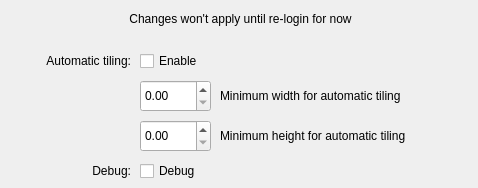
<?xml version="1.0" encoding="UTF-8"?>
<ui version="4.0">
 <class>KatConfigForm</class>
 <widget class="QWidget" name="KatConfigForm">
  <property name="geometry">
   <rect>
    <x>0</x>
    <y>0</y>
    <width>478</width>
    <height>188</height>
   </rect>
  </property>
  <property name="windowTitle">
   <string>Form</string>
  </property>
  <widget class="QCheckBox" name="kcfg_autotile">
   <property name="geometry">
    <rect>
     <x>140</x>
     <y>50</y>
     <width>91</width>
     <height>22</height>
    </rect>
   </property>
   <property name="text">
    <string>Enable</string>
   </property>
  </widget>
  <widget class="QCheckBox" name="kcfg_debug">
   <property name="geometry">
    <rect>
     <x>140</x>
     <y>160</y>
     <width>88</width>
     <height>22</height>
    </rect>
   </property>
   <property name="text">
    <string>Debug</string>
   </property>
  </widget>
  <widget class="QDoubleSpinBox" name="kcfg_minWidth">
   <property name="geometry">
    <rect>
     <x>140</x>
     <y>80</y>
     <width>71</width>
     <height>32</height>
    </rect>
   </property>
   <property name="maximum">
    <double>100000.000000000000000</double>
   </property>
  </widget>
  <widget class="QLabel" name="label">
   <property name="geometry">
    <rect>
     <x>20</x>
     <y>50</y>
     <width>111</width>
     <height>21</height>
    </rect>
   </property>
   <property name="text">
    <string>Automatic tiling:</string>
   </property>
   <property name="alignment">
    <set>Qt::AlignRight|Qt::AlignTrailing|Qt::AlignVCenter</set>
   </property>
  </widget>
  <widget class="QLabel" name="label_2">
   <property name="geometry">
    <rect>
     <x>30</x>
     <y>160</y>
     <width>101</width>
     <height>21</height>
    </rect>
   </property>
   <property name="text">
    <string>Debug:</string>
   </property>
   <property name="alignment">
    <set>Qt::AlignRight|Qt::AlignTrailing|Qt::AlignVCenter</set>
   </property>
  </widget>
  <widget class="QDoubleSpinBox" name="kcfg_minHeight">
   <property name="geometry">
    <rect>
     <x>140</x>
     <y>120</y>
     <width>71</width>
     <height>32</height>
    </rect>
   </property>
   <property name="maximum">
    <double>100000.000000000000000</double>
   </property>
  </widget>
  <widget class="QLabel" name="label_3">
   <property name="geometry">
    <rect>
     <x>220</x>
     <y>80</y>
     <width>231</width>
     <height>31</height>
    </rect>
   </property>
   <property name="text">
    <string>Minimum width for automatic tiling</string>
   </property>
  </widget>
  <widget class="QLabel" name="label_4">
   <property name="geometry">
    <rect>
     <x>220</x>
     <y>120</y>
     <width>231</width>
     <height>31</height>
    </rect>
   </property>
   <property name="text">
    <string>Minimum height for automatic tiling</string>
   </property>
  </widget>
  <widget class="QLabel" name="label_5">
   <property name="geometry">
    <rect>
     <x>100</x>
     <y>10</y>
     <width>281</width>
     <height>18</height>
    </rect>
   </property>
   <property name="text">
    <string>Changes won't apply until re-login for now</string>
   </property>
   <property name="alignment">
    <set>Qt::AlignCenter</set>
   </property>
  </widget>
 </widget>
 <resources/>
 <connections/>
</ui>
